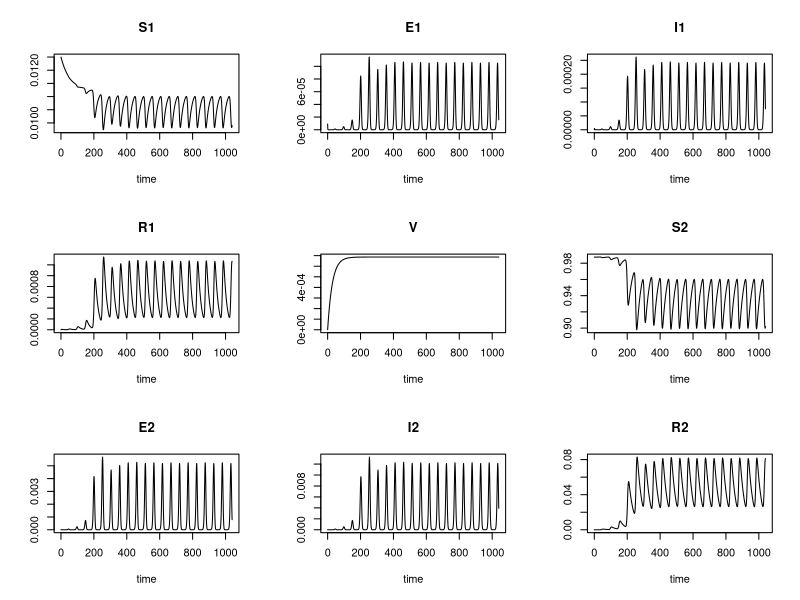

This chart was generated by the following R code: (Note: this script raises an error after producing the figure.)
###################################### #
#I. SEIRV_age model for RSV -------
###################################### #
rm(list=ls())
#setwd("/home/phuong/phuonght/gitKraken_project/RSV")
library(deSolve)
library(ggplot2)


#Changeable variables  ##########################
vac.frac = 0.1

######################################### #
# MODEL SETTINGS                     ----
######################################### #
pop_size          <- 1100000 # Belgium pop size
num_days          <- 500
num_weeks         <- 52*20
num_days_infected <- 10  #[ 8-11], 6.7 is original estimate
num_days_exposed  <- 4   # [2,6]
num_days_waning   <- 200 # [148, 164] best fit
infected_seeds    <- 10 # ? 1= 1000


######################################### #
# INITIALIZE PARAMETERS AND POPULATION ----
######################################### #
#https://steemit.com/science/@fouad/x-history-of-math-symbols

#  population states
# less than 1 yrs old:13759     #LW ?

S1 <- 1/80 # less than 1 yrs old
E1 <- infected_seeds/(pop_size)
I1 <- 0
R1 <- 0

V  <- 0

E2 <- (infected_seeds-3)/(pop_size) # greater than 1 yrs old #LW
I2 <- 0
R2 <- 0
S2 <- 1-S1-E1-I1-R1-E2-I2-R2-V

pop_size_ag1 <- round(pop_size * (1/80))
pop_size_ag2 <- pop_size - pop_size_ag1


######################################### #
# SET FUNCTION PARAMETERS            ----
######################################### #
# set time frame
times      <- seq(0, num_weeks, by = 1)

# set initial health states
states     <- c(S1 = S1,E1 = E1, I1 = I1, R1 = R1, V = V,
                S2 = S2,E2 = E2, I2 = I2, R2 = R2)

# set parameters
params     <- c(sigma = 1/0.57, #rate of movement from latent to infectious stage
                gamma = 1/1.4, # recovery rate
                # sigma = x[1], #rate of movement from latent to infectious stage
                # gamma = x[2], # recovery rate
                # nu= 0.044,     # rate of loss of immunity
                nu=  7/ num_days_waning,     # rate of loss of immunity
                eta1 = 1/(1*52),             # aging rate
                eta2 = 1/(79*52),            # aging rate
                # eta = 1/(80*52),           # death rate in general
                mu = 1/(80*52),              # birth rate
                beta1 = 0.89,                # the degree of seasonality, range [0,1],higher value stronger seasonal drivers
                phi = 2.43,                  # phase shift?
                beta0 = 1.99,                # average transmission rate
                # R0 = 3,                    # reproduction number
                delta = 0.54,                # scaled susceptibility
                alpha = 0.76,                # scaled infectiousness
                p = vac.frac                 # vaccination proportion
                )

######################################### #
# CREATE SIRV FUNCTION               ----
######################################### #
# Note: updating the health states over time and keeping track of the changes, is handled by the
# ode-function of the 'deSolve' package.
seirv_func <- function(t, states, params) {

  with(as.list(c(states, params)),
       {
         # define variables
         # P <- (S1+E1+I1+R1+S2+E2+I2+R2)
         beta <- beta0*(1+beta1*cos(2*pi*t/52+phi))


         # calculate state changes
         dS1 <- (1-p)* mu - beta*S1*(I1+alpha*I2) - eta1*S1             + nu*R1
         dE1 <-             beta*S1*(I1+alpha*I2) - eta1*E1 - sigma*E1
         dI1 <-                                   - eta1*I1 + sigma*E1  - gamma*I1
         dR1 <-                                   - eta1*R1             + gamma*I1  - nu*R1

         dV <- p*mu  - nu*V

         dS2 <- nu*V + eta1*S1 - delta*beta*S2*(I1+alpha*I2) - eta2*S2 + nu*R2
         dE2 <-        eta1*E1 + delta*beta*S2*(I1+alpha*I2) - eta2*E2 - sigma*E2
         dI2 <-        eta1*I1                               - eta2*I2 + sigma*E2 - gamma*I2
         dR2 <-        eta1*R1                               - eta2*R2            + gamma*I2 - nu*R2

         # return (dS, dI, dR) as a vector in a list (required for the 'solve' function)
         return(list(c(dS1, dE1, dI1, dR1,dV, dS2, dE2, dI2, dR2)))
       }
  )
}

######################################### #
# SOLVE ODE                          ----
######################################### #
# use the 'ode' function of deSolve package with our SIR function, health states and parameters
out <- ode(func = seirv_func, y = states, times = times, parms = params)
plot(out)

# select final 8 epidemics
times_output <- seq(num_weeks-(52*8)-2,num_weeks,1)# burning time ## shifting peaks
out <- out[out[,1] %in% times_output,] # skip the initial time points
out[,1] <- out[,1] - min(out[,1])# rescale time points

# convert the 'out' matrix into a data-frame (to enable the use of '$' to access a column by name)
out <- as.data.frame(out)
names(out)

# calculate age-specific incidence
out$I1_incidence <- out$I1*pop_size
out$I2_incidence <- out$I2*pop_size

######################################### #
# REFERENCE DATA                     ----
######################################### #

#BELGIUM DATA-----------------
ref_data <- read.csv("./RSV data/RSV_cases_time_epistat.csv")
# total cases: 63301 , less than 2yrs: 56126, 1yr:13751
#  pro_case_less1yrs <- 13751/63301
ref_data$week <- seq(1,dim(ref_data)[1])
# ref_data$cases.less1yrs <- round(ref_data$cases*pro_case_less1yrs)
## score for initial model
# ggplot(ref_data, aes(week, cases.less1yrs))+
#   geom_point()

# LW
ref_data_age       <- read.csv("./RSV data/RSV_cases_age_epistat.csv")
pro_case_less1yrs  <- ref_data_age$cases[ref_data_age$age==0] / sum(ref_data_age$cases)    #LW
ref_data$cases_ag1 <- round(ref_data$cases*pro_case_less1yrs)
ref_data$cases_ag2 <- ref_data$cases - ref_data$cases_ag1

# convert date into "date format"
ref_data$date      <- as.Date(ref_data$date)


######################################### #
# PLOT RESULTS                       ----
######################################### #

# plot results
par(mfrow =c(1,1))
plot(out$time,out$I2_incidence,type='l',lwd=3, col = 4,main='model')
lines(out$time,out$I1_incidence,type='l',lwd=3, col = 3)
legend('topleft',
       c('AG1','AG2'),
       col = c(3,4),
       lwd=2,
       cex=0.7)




# plot reference and model data
par(mfrow=c(2,1))
y_lim <- range(ref_data$cases_ag1,ref_data$cases_ag2)*1.2
plot(ref_data$week,
     ref_data$cases_ag1,
     col = 1,lwd=1,pch=20,
     ylim = y_lim,
     type='p',ylab='incidence',main='Belgium - AG1')
lines(out$time,out$I1_incidence,col=3,lwd=2)

plot(ref_data$week,
     ref_data$cases_ag2,
     col = 1,lwd=1,pch=20,
     ylim = y_lim,
     type='p',ylab='incidence',main='Belgium - AG2')
lines(out$time,out$I2_incidence,col=4,lwd=2)
